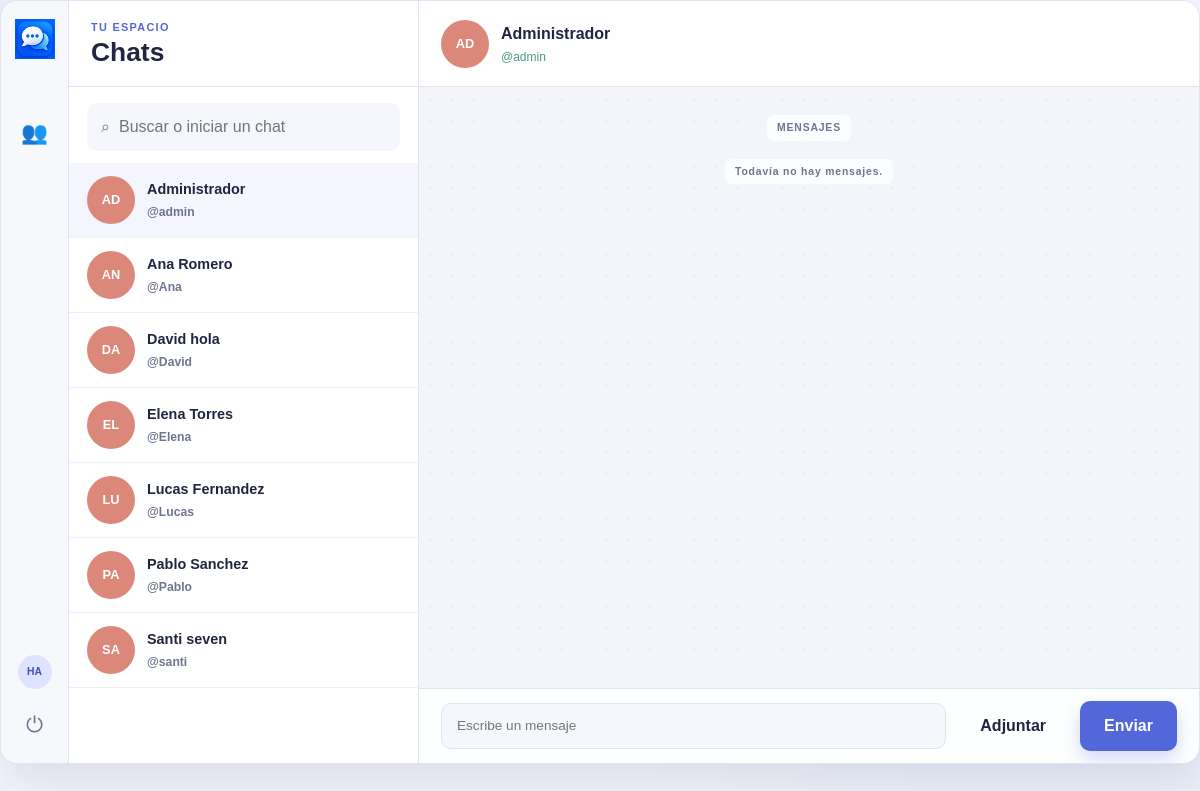
/views/chat.php (signed in), run on the app's committed database.
### tables this page shows
create table usuarios (
    id INT AUTO_INCREMENT PRIMARY KEY,
    nombre VARCHAR(50) NOT NULL,
    username VARCHAR(50) NOT NULL UNIQUE,
    password VARCHAR(255) NOT NULL,
    role_id INT NOT NULL
);

### proc/proc_filtro.php (called while the page is built)
<?php
function obtenerContactosAceptados(PDO $conn, int $idUsuario, string $busqueda): array
{
    $stmt = $conn->prepare(
        "SELECT DISTINCT u.id, u.nombre, u.username FROM usuarios u
        INNER JOIN amistad a
            ON ((a.fk_amistad_emisor = :emisor AND a.fk_amistad_receptor = u.id)
            OR (a.fk_amistad_receptor = :receptor AND a.fk_amistad_emisor = u.id)
        )
        WHERE a.estado = 'aceptado'
            AND (:busqueda = '' OR u.nombre LIKE :nombre_filtro OR u.username LIKE :username_filtro)
        ORDER BY u.nombre, u.username"
    );
    $stmt->execute([
        ':emisor' => $idUsuario,
        ':receptor' => $idUsuario,
        ':busqueda' => $busqueda,
        ':nombre_filtro' => '%' . $busqueda . '%',
        ':username_filtro' => '%' . $busqueda . '%',
    ]);
    return $stmt->fetchAll(PDO::FETCH_ASSOC);
}

### proc/proc_chat.php (called while the page is built)
<?php
function obtenerIdAmistad(PDO $conn, int $idUsuario, int $idAmigo): ?int
{
    $stmt = $conn->prepare(
        "SELECT id FROM amistad WHERE estado = 'aceptado'
            AND ((fk_amistad_emisor = :emisor_uno AND fk_amistad_receptor = :receptor_uno)
            OR (fk_amistad_emisor = :receptor_dos AND fk_amistad_receptor = :emisor_dos))
        LIMIT 1");
    $stmt->execute([
        ':emisor_uno' => $idUsuario,
        ':receptor_uno' => $idAmigo,
        ':receptor_dos' => $idAmigo,
        ':emisor_dos' => $idUsuario,
    ]);
    $amistad = $stmt->fetch(PDO::FETCH_ASSOC);
    return $amistad ? (int) $amistad['id'] : null;
}
function obtenerMensajes(PDO $conn, int $idAmistad): array
{
    $stmt = $conn->prepare(
        'SELECT m.mensaje, m.imagen, m.fk_mensajes_emisor, m.enviado, u.nombre AS emisor_nombre, u.username AS emisor_username
        FROM mensajes m INNER JOIN usuarios u ON u.id = m.fk_mensajes_emisor WHERE m.fk_mensajes_amistad = :amistad
        ORDER BY m.enviado ASC, m.id ASC'
    );
    $stmt->execute([':amistad' => $idAmistad]);
    return $stmt->fetchAll(PDO::FETCH_ASSOC);
}

### views/chat.php (the view, shortened to what this page needs)
<?php
	include_once __DIR__ . '/../conexion/conexion.php';
	require_once __DIR__ . '/../proc/proc_filtro.php';
	require_once __DIR__ . '/../proc/proc_chat.php';
	$idUsuario = (int) $_SESSION['user_id'];
	$busqueda = isset($_GET['buscar']) && is_string($_GET['buscar']) && strlen($_GET['buscar']) <= 100 ? trim($_GET['buscar']) : '';
	$stmt = $conn->prepare('SELECT id, nombre, username FROM usuarios WHERE id = :id');
	$stmt->execute([':id' => $idUsuario]);
	$usuarioActual = $stmt->fetch(PDO::FETCH_ASSOC);
	$usuarios = obtenerContactosAceptados($conn, $idUsuario, $busqueda);
	$idAmigo = filter_input(INPUT_GET, 'usuario', FILTER_VALIDATE_INT);
	if (!$idAmigo && $usuarios) {
		$idAmigo = (int) $usuarios[0]['id'];
	}
	$amigo = null;
	foreach ($usuarios as $usuario) {
		if ((int) $usuario['id'] === (int) $idAmigo) {
			$amigo = $usuario;
			break;
		}
	}
	$mensajes = [];
	if ($amigo) {
		$idAmistad = obtenerIdAmistad($conn, $idUsuario, (int) $amigo['id']);
		if ($idAmistad !== null) {
			$mensajes = obtenerMensajes($conn, $idAmistad);
		}
	}
	function escapar(string $valor): string
	{
		return htmlspecialchars($valor, ENT_QUOTES, 'UTF-8');
	}
	function iniciales(string $nombre): string
	{
		return escapar(strtoupper(substr($nombre, 0, 2)));
	}
?>
<!DOCTYPE html>
<html lang="es">
<head>
    <link rel="stylesheet" href="../styles/styles.css">
</head>
<body class="pagina pagina-chat">
    <main class="chat-app">
        <aside class="barra-lateral" aria-label="Secciones del chat">
            <a class="marca marca-chat" href="./chat.php" aria-label="Ir al inicio">
                <img src="../media/logo/LogoChat.png" alt="Ir al inicio">
            </a>
            <nav class="navegacion-lateral">
                <a class="icono-lateral" href="contactos.php" aria-label="Contactos">👥</a>
            </nav>
            <div class="navegacion-inferior">
                <a class="avatar avatar-pequeno" aria-label="Perfil">
                    <?php echo iniciales($usuarioActual['username']); ?>
                </a>
				<a class="icono-lateral" href="../proc/proc_logout.php" aria-label="Cerrar sesión">⏻</a>
            </div>
        </aside>
        <section class="panel-chats" id="chats" aria-label="Lista de chats">
            <header class="cabecera-chats">
                <div>
                    <p class="etiqueta">Tu espacio</p>
                    <h1>Chats</h1>
                </div>
            </header>
            <form class="busqueda" method="get" action="chat.php">
                <span aria-hidden="true">⌕</span>
                <input type="search" id="buscar-chat" name="buscar" value="<?php echo escapar($busqueda); ?>" placeholder="Buscar o iniciar un chat" autocomplete="off">
            </form>
            <div class="lista-conversaciones" id="lista-conversaciones">
                <?php foreach ($usuarios as $usuario): ?>
                    <a class="conversacion<?php echo ((int) $usuario['id'] === (int) $idAmigo) ? ' seleccionada' : ''; ?>"
                       href="chat.php?usuario=<?php echo (int) $usuario['id']; ?>">
                        <span class="avatar avatar-coral"><?php echo iniciales($usuario['username']); ?></span>
                        <span class="datos-conversacion">
                            <strong><?php echo escapar($usuario['nombre']); ?></strong>
                            <span>@<?php echo escapar($usuario['username']); ?></span>
                        </span>
                    </a>
                <?php endforeach; ?>
            </div>
        </section>
        <section class="conversacion-activa" aria-label="Conversación">
            <?php if ($amigo): ?>
                <header class="cabecera-conversacion">
                    <span class="avatar avatar-coral"><?php echo iniciales($amigo['username']); ?></span>
                    <div class="contacto">
                        <h2><?php echo escapar($amigo['nombre']); ?></h2>
                        <p>@<?php echo escapar($amigo['username']); ?></p>
                    </div>
                </header>
                <div class="zona-mensajes">
                    <p class="fecha-mensajes">MENSAJES</p>
                    <?php if (!$mensajes): ?>
                        <p class="fecha-mensajes">Todavía no hay mensajes.</p>
                    <?php endif; ?>
                </div>
                <form class="compositor" method="post" action="../proc/proc_enviar_mensaje.php"
                      enctype="multipart/form-data">
                    <input class="campo-mensaje" type="text" name="mensaje"
                           placeholder="Escribe un mensaje">
                    <label class="boton boton-adjunto" for="archivo">Adjuntar</label>
                    <button class="boton boton-principal" type="submit">Enviar</button>
                </form>
            <?php else: ?>
                <div class="zona-mensajes">
                    <p class="fecha-mensajes">Selecciona un amigo para comenzar a chatear.</p>
                </div>
            <?php endif; ?>
        </section>
    </main>
</body>
</html>

### data on the page
usuarios: username "HA"
usuarios: username "AD", nombre "Administrador", username "admin"
usuarios: username "AN", nombre "Ana Romero", username "Ana"
usuarios: username "DA", nombre "David hola", username "David"
usuarios: username "EL", nombre "Elena Torres", username "Elena"
usuarios: username "LU", nombre "Lucas Fernandez", username "Lucas"
usuarios: username "PA", nombre "Pablo Sanchez", username "Pablo"
usuarios: username "SA", nombre "Santi seven", username "santi"
